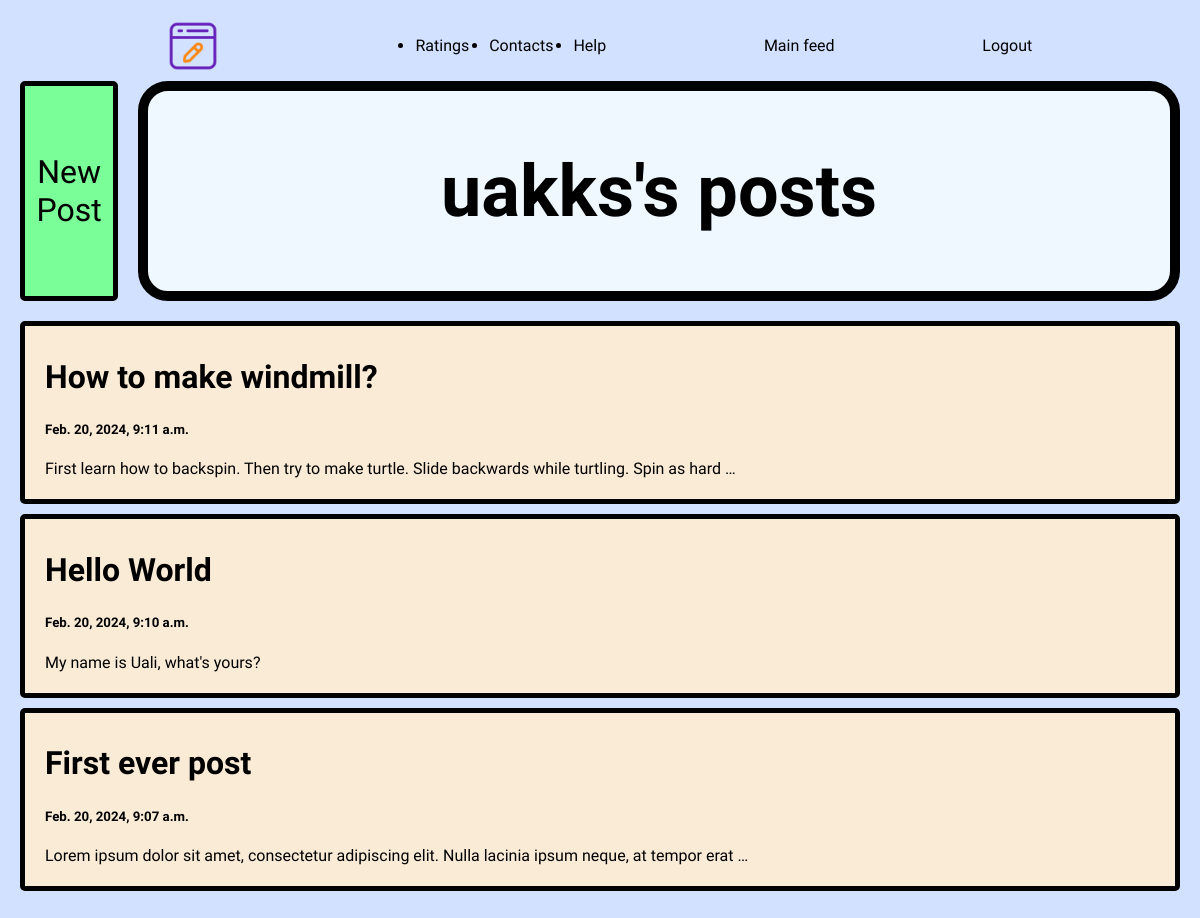
The app's page /profile/1 with its own data.
### posts/models.py (models this page shows)
class Post(models.Model):
    title = models.CharField(max_length=100, default='Post title', blank=True)
    main_post = models.CharField(max_length=100000, default="Post")
    created_at = models.DateTimeField(default=dt.now, blank=True)
    username = models.CharField(max_length=100, default='uakks')

### posts/views.py (the view)
# urls.py: path('profile/<str:pk>', views.profile, name='profile')
def profile(request, pk):
    user = User.objects.get(pk=pk)
    posts = Post.objects.filter(username=user).order_by('created_at')
    return render(request, 'profile.html', {'user': user, 'posts': posts})

### templates/profile.html (shortened to what this page needs)
{% load static %}
<!DOCTYPE html>
<html lang="en">
<head>
    <link href="{% static 'style.css' %}" rel="stylesheet">
    <link href="{% static 'profile.css' %}" rel="stylesheet">
</head>
<body>
<header>
    <nav>
    <img src="{% static 'assets/Blog_icon.png'%}" alt="Logo" class="logo">
    <div>
        <ul>
            <li>Ratings</li>
            <li>Contacts</li>
            <li>Help</li>
        </ul>
    </div>
    {% if user.is_authenticated %}
    	<div class="login">
            <a href="/">Main feed</a>
        </div>
        <div class="login">
            <a href="/logout">Logout</a>
        </div>
    {% endif %}
    </nav>
</header>
    <div class="main-info">
        <div class="button">
            <a href="/newpost" class="newpost-button">New Post</a>
        </div>
        <div class="heading-text">
            <h1 class="main-header">{{ user.username }}'s posts</h1>
        </div>
    </div>
    {% for post in posts reversed %}
    	<div class="post-block">
            <a class="post-links" href="/post/{{ post.id }}">
                <h2 class="title">{{ post.title }}</h2>
                <h5 class="time">{{ post.created_at }}</h5>
                <p class="text">{{ post.main_post|truncatechars:100 }}</p>
            </a>
        </div>
    {% endfor %}
</body>
</html>

### static/style.css (style rules this page uses)
html { width: 100%; }
html, input, a, button { font-family: "Inconsolata", monospace; font-optical-sizing: auto; font-weight: 400; font-style: normal; font-variation-settings: "wdth" 100; }
body { margin: 20px 20px 50px 20px; padding: 0; background: rgba(209,224,255,0.96); box-sizing: border-box; }
header nav { display: flex; justify-content: space-evenly; align-items: center; }
.logo { width: 50px; height: 50px; }
header ul { display: flex; }
header ul li { margin: 0 10px; }
.login a, .register a { text-decoration: none; color: black; }
.main-info { display: flex; }
.button { margin: 10px 10px 10px 0; width: 100px; display: flex; text-align: center; align-items: center; background: rgba(118,255,148,0.96); border: black 5px solid; border-radius: 5px; }
.button .newpost-button { text-decoration: none; color: black; font-size: 32px; }
.heading-text { margin: 10px 0 10px 10px; width: 100%; height: 200px; background: aliceblue; border: black 10px solid; border-radius: 30px; display: flex; justify-content: center; align-items: center; }
.main-header { font-size: 72px; margin: auto; color: black; }
.post-block { background: antiquewhite; margin: 10px 0 0 0; padding: 5px 20px; border-radius: 5px; border: black solid 5px; word-wrap: break-word; }
.title { font-size: 32px; word-wrap: break-word; }
.post-links { text-decoration: none; color: black; }

### static/profile.css (style rules this page uses)
.heading-text { width: 100%; }

### records on screen
Post: title "How to make windmill?", created_at "Feb. 20, 2024, 9:11 a.m.", main_post "First learn how to backspin. Then try to make turtle. Slide backwards while turtling. Spin as hard …"
Post: title "Hello World", created_at "Feb. 20, 2024, 9:10 a.m.", main_post "My name is Uali, what's yours?"
Post: title "First ever post", created_at "Feb. 20, 2024, 9:07 a.m.", main_post "Lorem ipsum dolor sit amet, consectetur adipiscing elit. Nulla lacinia ipsum neque, at tempor erat …"

### other values on screen
{{ user.username }} "uakks"
